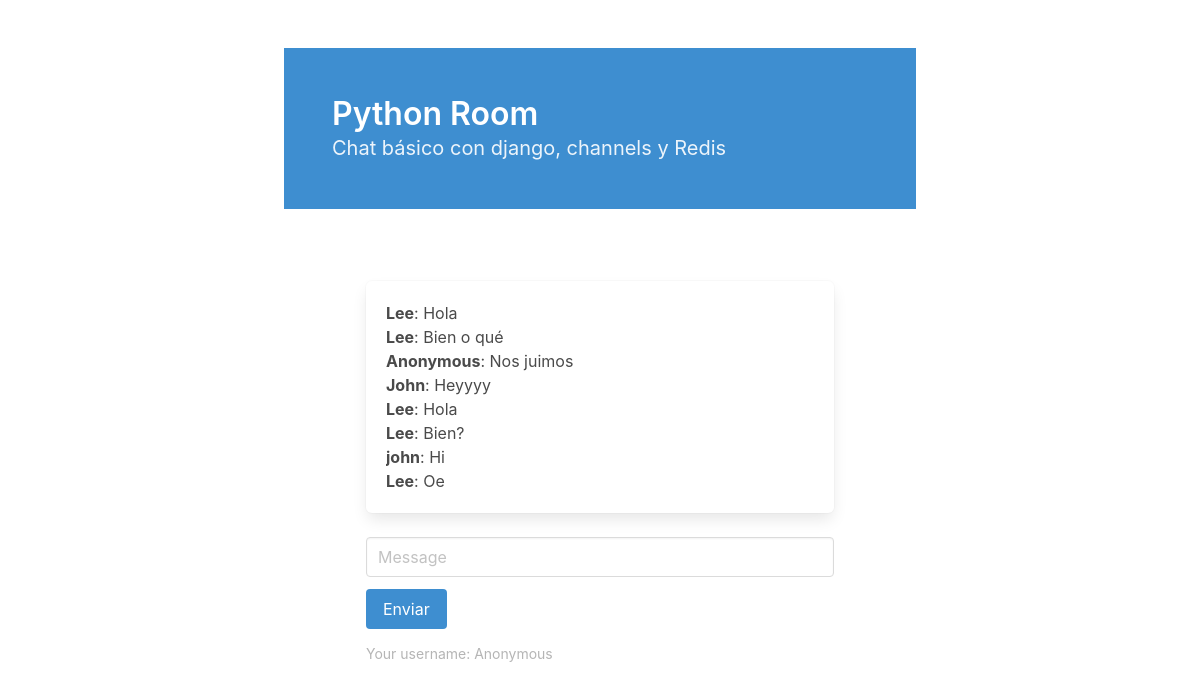
The page /Python/ on the database its author committed.
### chat/models.py (models this page shows)
class Message(models.Model):
    username = models.CharField(max_length=255)
    room = models.CharField(max_length=255)
    content = models.TextField()
    date_added = models.DateTimeField(auto_now_add=True)
    class Meta:
        ordering = ('date_added',)

### chat/views.py (the view)
# urls.py: path('<str:room_name>/', views.room, name='room'),
def room(request, room_name):
    username = request.GET.get('username', 'Anonymous')
    messages = Message.objects.filter(room=room_name)[0:25]
    return render(request, 'chat/room.html',
                  {'room_name': room_name, 'username': username, 'messages': messages}
                  )

### templates/chat/room.html (shortened to what this page needs)
<!DOCTYPE html>
<html>
    <head>
        <link rel="stylesheet" href="https://cdn.jsdelivr.net/npm/bulma@0.9.2/css/bulma.min.css">
    </head>
    <body>
        <section class="section">
            <div class="container">
                <div class="columns is-multiline">
                    <div class="column is-8 is-offset-2 mb-6">
                        <section class="hero is-info">
                            <div class="hero-body">
                                <p class="title">
                                    {{room_name}} Room
                                </p>
                                <p class="subtitle">
                                    Chat básico con django, channels y Redis
                                </p>
                            </div>
                        </section>
                    </div>
                    <div class="column is-6 is-offset-3">
                        <div class="box">
                            <div id="chat-messages" style="max-height: 300px; overflow-y: scroll;">{% for m in messages %}<b>{{ m.username }}</b>: {{ m.content }}<br>{% endfor %}</div>
                        </div>
                        <div class="field">
                            <div class="control">
                                <input class="input" type="text" placeholder="Message" id="chat-message-input">
                            </div>
                        </div>
                        <div class="field">
                            <div class="control">
                                <a class="button is-info" id="chat-message-submit">Enviar</a>
                            </div>
                        </div>
                        <small class="has-text-grey-light">Your username: {{ username }}</small>
                    </div>
                </div>
            </div>
        </section>
    </body>
</html>

### rows shown on the page
Message: username "Lee", content "Hola"
Message: username "Lee", content "Bien o qué"
Message: username "Anonymous", content "Nos juimos"
Message: username "John", content "Heyyyy"
Message: username "Lee", content "Hola"
Message: username "Lee", content "Bien?"
Message: username "john", content "Hi"
Message: username "Lee", content "Oe"

### other values the page prints
{{ room_name }} "Python"
